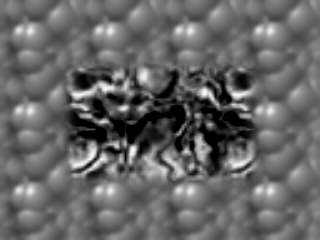
#> input picture PS4-main/PS4_code/input_images/TestSeq/Shift0.png, 320 x 240 px
$ python experiment.py   (older library calls are emulated)
#> lines starting #> are read from the running program, lines starting #| are printed output that depends on the picture
### PS4-main/PS4_code/ps4.py
"""Problem Set 4: Motion Detection"""

import cv2
import numpy as np


# Utility function
# [50 lines left out: functions read_video, normalize_and_scale, not called in this run]


# Assignment code
def gradient_x(image):
    """Computes image gradient in X direction.

    Use cv2.Sobel to help you with this function. Additionally you
    should set cv2.Sobel's 'scale' parameter to one eighth and ksize
    to 3.

    Args:
        image (numpy.array): grayscale floating-point image with values in [0.0, 1.0].

    Returns:
        numpy.array: image gradient in the X direction. Output
                     from cv2.Sobel.
    """
    # sobel x gradient with 1/8 scale and ksize 3
    grad_x = cv2.Sobel(image, cv2.CV_64F, dx=1, dy=0, ksize=3, scale=1/8)
    return grad_x


def gradient_y(image):
    """Computes image gradient in Y direction.

    Use cv2.Sobel to help you with this function. Additionally you
    should set cv2.Sobel's 'scale' parameter to one eighth and ksize
    to 3.

    Args:
        image (numpy.array): grayscale floating-point image with values in [0.0, 1.0].

    Returns:
        numpy.array: image gradient in the Y direction.
                     Output from cv2.Sobel.
    """
    # sobel y gradient with 1/8 scale and ksize 3
    grad_y = cv2.Sobel(image, cv2.CV_64F, dx=0, dy=1, ksize=3, scale=1/8)
    return grad_y


def optic_flow_lk(img_a, img_b, k_size, k_type, sigma=1):
    """Computes optic flow using the Lucas-Kanade method.

    For efficiency, you should apply a convolution-based method.

    Note: Implement this method using the instructions in the lectures
    and the documentation.

    You are not allowed to use any OpenCV functions that are related
    to Optic Flow.

    Args:
        img_a (numpy.array): grayscale floating-point image with
                             values in [0.0, 1.0].
        img_b (numpy.array): grayscale floating-point image with
                             values in [0.0, 1.0].
        k_size (int): size of averaging kernel to use for weighted
                      averages. Here we assume the kernel window is a
                      square so you will use the same value for both
                      width and height.
        k_type (str): type of kernel to use for weighted averaging,
                      'uniform' or 'gaussian'. By uniform we mean a
                      kernel with the only ones divided by k_size**2.
                      To implement a Gaussian kernel use
                      cv2.getGaussianKernel. The autograder will use
                      'uniform'.
        sigma (float): sigma value if gaussian is chosen. Default
                       value set to 1 because the autograder does not
                       use this parameter.

    Returns:
        tuple: 2-element tuple containing:
            U (numpy.array): raw displacement (in pixels) along
                             X-axis, same size as the input images,
                             floating-point type.
            V (numpy.array): raw displacement (in pixels) along
                             Y-axis, same size and type as U.
    """
    I_x = gradient_x(img_a)
    I_y = gradient_y(img_a)
    I_t = img_b - img_a

    if k_type == 'uniform':
        kernel = np.ones((k_size, k_size), dtype=np.float64) / (k_size * k_size)
    elif k_type == 'gaussian':
        kernel_1d = cv2.getGaussianKernel(k_size, sigma)
        kernel = kernel_1d @ kernel_1d.T
    else:
        raise ValueError(f"Unknown kernel type: {k_type}")

    I_xx = cv2.filter2D(I_x * I_x, -1, kernel)
    I_yy = cv2.filter2D(I_y * I_y, -1, kernel)
    I_xy = cv2.filter2D(I_x * I_y, -1, kernel)
    I_xt = cv2.filter2D(I_x * I_t, -1, kernel)
    I_yt = cv2.filter2D(I_y * I_t, -1, kernel)

    # solve for each pixel
    U = np.zeros_like(img_a)
    V = np.zeros_like(img_a)

    for y in range(img_a.shape[0]):
        for x in range(img_a.shape[1]):
            A = np.array([[I_xx[y, x], I_xy[y, x]],
                         [I_xy[y, x], I_yy[y, x]]])
            b = -np.array([I_xt[y, x], I_yt[y, x]])

            det = A[0, 0] * A[1, 1] - A[0, 1] * A[1, 0]
            if abs(det) > 1e-10:
                flow = np.linalg.solve(A, b)
                U[y, x] = flow[0]
                V[y, x] = flow[1]
            else:
                U[y, x] = 0
                V[y, x] = 0

    return U, V


# [331 lines left out: functions reduce_image, gaussian_pyramid, create_combined_img, expand_image, laplacian_pyramid, warp and 2 more, not called in this run]

### PS4-main/PS4_code/experiment.py
"""Problem Set 4: Motion Detection"""

import os

import cv2
import numpy as np

import ps4

# I/O directories
input_dir = "input_images"
output_dir = "output"

# Utility code
def quiver(u, v, scale, stride, color=(0, 255, 0)):

    img_out = np.zeros((v.shape[0], u.shape[1], 3), dtype=np.uint8)

    for y in range(0, v.shape[0], stride):

        for x in range(0, u.shape[1], stride):

            cv2.line(img_out, (x, y),
                     (x + int(u[y, x] * scale), y + int(v[y, x] * scale)),
                     color, 1)
            cv2.circle(img_out,
                       (x + int(u[y, x] * scale), y + int(v[y, x] * scale)), 1,
                       color, 1)
    return img_out


# Functions you need to complete:


# [63 lines left out: function scale_u_and_v, not called in this run]


def part_1a():

    shift_0 = cv2.imread(os.path.join(input_dir, 'TestSeq', 'Shift0.png'),
                         0) / 255.
#> shift_0: shape (240, 320) float64; min 0, max 0.992, mean 0.399
    shift_r2 = cv2.imread(os.path.join(input_dir, 'TestSeq', 'ShiftR2.png'),
                          0) / 255.
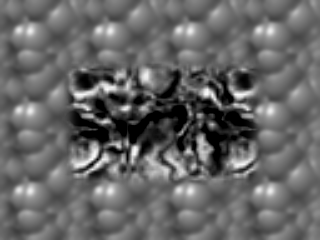
#> input picture PS4-main/PS4_code/input_images/TestSeq/ShiftR2.png, 320 x 240 px
#> shift_r2: shape (240, 320) float64; min 0, max 0.992, mean 0.4
    shift_r5_u5 = cv2.imread(
        os.path.join(input_dir, 'TestSeq', 'ShiftR5U5.png'), 0) / 255.
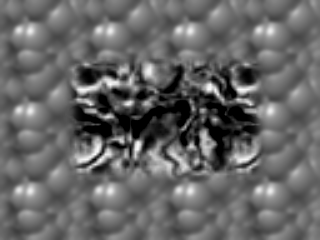
#> input picture PS4-main/PS4_code/input_images/TestSeq/ShiftR5U5.png, 320 x 240 px
#> shift_r5_u5: shape (240, 320) float64; min 0, max 0.992, mean 0.4

    # smooth images if needed
    k_size = 15
    k_type = "uniform"
    sigma = 1
    u, v = ps4.optic_flow_lk(shift_0, shift_r2, k_size, k_type, sigma)
#> after the loop in optic_flow_lk, `for y in range(img_a.shape[0]):`:
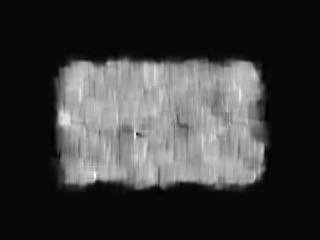
#> U: shape (240, 320) float64; min -0.0949, max 2.69, mean 0.543; drawn with min black and max white

    # flow image
    u_v = quiver(u, v, scale=3, stride=10)
    cv2.imwrite(os.path.join(output_dir, "ps4-1-a-1.jpg"), u_v)

    # Now let's try with ShiftR5U5. You may want to try smoothing the
    # input images first.

    k_size = 15
    k_type = "uniform"
    sigma = 1
    u, v = ps4.optic_flow_lk(shift_0, shift_r5_u5, k_size, k_type, sigma)
#> call 2 of optic_flow_lk, with k_size = 15, k_type = 'uniform', sigma = 1
#> in optic_flow_lk (call 2), `I_yt = cv2.filter2D(I_y * I_t, -1, kernel)`:
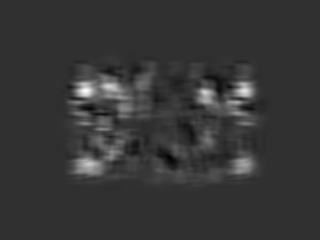
#> I_yt: shape (240, 320) float64; min -0.00657, max 0.0282, mean 0.000857; drawn with min black and max white
#> after the loop in optic_flow_lk (call 2), `for y in range(img_a.shape[0]):`:
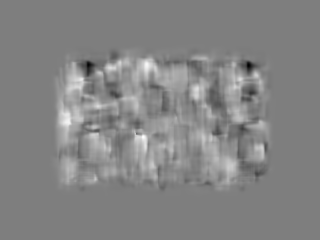
#> U: shape (240, 320) float64; min -6.6, max 6.67, mean 0.315; drawn with min black and max white
#> after the loop in optic_flow_lk (call 2), `for y in range(img_a.shape[0]):`:
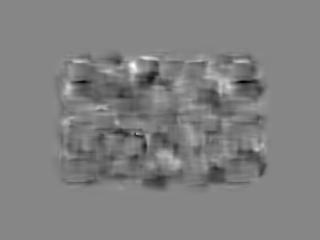
#> V: shape (240, 320) float64; min -6.79, max 6.07, mean -0.288; drawn with min black and max white

    # flow image
    u_v = quiver(u, v, scale=3, stride=10)
#> call 2 of quiver, with scale = 3, stride = 10, color = (0, 255, 0)
#> after the loop in quiver (call 2), `for y in range(0, v.shape[0], stride):`:
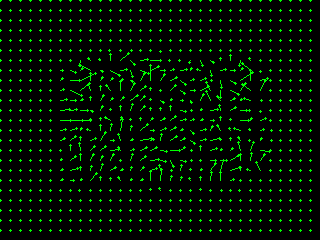
#> img_out: shape (240, 320, 3); mean of channels 0, 1, 2 0, 16, 0; drawn as B, G, R
    cv2.imwrite(os.path.join(output_dir, "ps4-1-a-2.jpg"), u_v)


def part_1b():
    """Performs the same operations applied in part_1a using the images
    ShiftR10, ShiftR20 and ShiftR40.

    You will compare the base image Shift0.png with the remaining
    images located in the directory TestSeq:
    - ShiftR10.png
    - ShiftR20.png
    - ShiftR40.png

    Make sure you explore different parameters and/or pre-process the
    input images to improve your results.

    In this part you should save the following images:
    - ps4-1-b-1.jpg
    - ps4-1-b-2.jpg
    - ps4-1-b-3.jpg

    Returns:
        None
    """
    shift_0 = cv2.imread(os.path.join(input_dir, 'TestSeq', 'Shift0.png'),
                         0) / 255.
#> (the run stopped early here; a loop or call above may not have finished)
